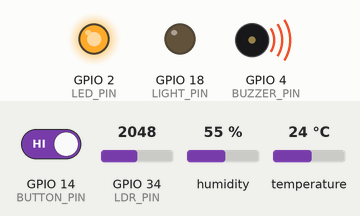
The sketch below on a simulated ESP32. Shown: output pins drawn as LEDs (lit = HIGH), buzzer (waves = sounding). Inputs (shaded band) come from the test bench; at power-on: GPIO 14 (BUTTON_PIN) HIGH, GPIO 34 (LDR_PIN) = 2048, humidity 55 %, temperature 24 °C. WiFi joins after 1.5 s; servers stay silent unless stated; uploads are accepted with an empty reply; random numbers use the default seed unless the sketch sets one; no MQTT or app messages arrive unless stated; what the sketch prints to the serial monitor is not drawn.

Above: at 2.7 s.
2.8 s: GPIO 14 (BUTTON_PIN) driven LOW
At 12.7 s:
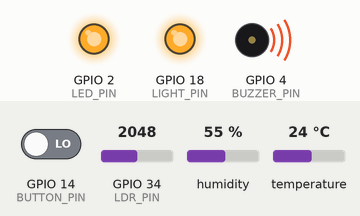
13.2 s: GPIO 14 (BUTTON_PIN) driven HIGH
At 22.1 s:
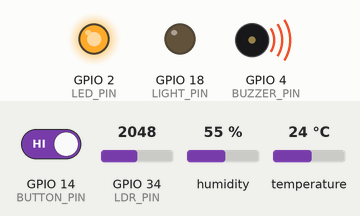
Timing chart, 0 to 23.6 s (numbered marks = the images above; inputs shaded):
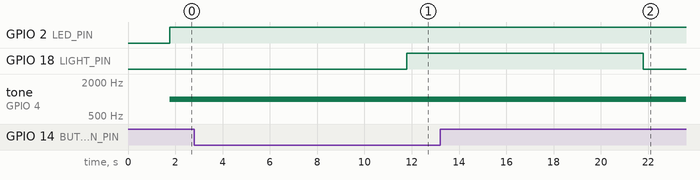

The sketch:

ArduinoCode.ino
```cpp
#include <WiFi.h>
#include <WiFiClientSecure.h>
#include <PubSubClient.h>
#include <DHT.h>
#include <HTTPClient.h>

// ===== CẤU HÌNH CHÂN =====
#define DHTPIN      15
#define DHTTYPE     DHT22
#define BUTTON_PIN  14      // Nút mô phỏng cửa
#define LED_PIN     2       // LED cảnh báo
#define BUZZER_PIN  4       // Buzzer cảnh báo
#define LDR_PIN 34
#define LIGHT_PIN 18

DHT dht(DHTPIN, DHTTYPE);

// ===== CẤU HÌNH WIFI & MQTT =====
const char* ssid        = "Wokwi-GUEST";
const char* password    = "";
const char* mqtt_server = "q283121a.ala.asia-southeast1.emqxsl.com";  // EMQX Serverless của bạn
const int   mqtt_port   = 8883;
const char* mqtt_user   = "admin";   // Điền từ EMQX Dashboard
const char* mqtt_pass   = "123";   // Điền từ EMQX Dashboard

// ===== TOPIC =====
const char* topic_data    = "esp8266/dht11";
const char* topic_alert   = "kholanh_alerts";

WiFiClientSecure espClient;
PubSubClient client(espClient);

// ===== BIẾN LOGIC =====
unsigned long doorOpenStart = 0;       // Thời điểm bắt đầu mở cửa
bool doorOpen = false;
bool alertSent = false;                 // Tránh gửi cảnh báo liên tục
bool tempAlertSent = false;             // Tránh gửi cảnh báo nhiệt độ liên tục
const unsigned long DOOR_THRESHOLD_MS = 180000;  // 3 phút = 180000ms (demo có thể giảm còn 30000)
const float TEMP_THRESHOLD = -15.0;     // Ngưỡng nhiệt độ an toàn cho kho đông

// ===== CLOUDFLARE TUNNEL (NODE.JS FIREBASE PUSH SERVER) =====
// Dán link https://xxxx.trycloudflare.com (in ra khi chạy "npm start" ở server) vào đây:
const char* server_tunnel_url = "https://hunt-trout-vbulletin-inquiries.trycloudflare.com";

void sendPushNotification(String alertType, float temperature, unsigned long durationSec) {
  if (WiFi.status() != WL_CONNECTED) return;
  if (strlen(server_tunnel_url) == 0 || String(server_tunnel_url).indexOf("trycloudflare.com") == -1) {
    Serial.println("[Push] Chua cau hinh link server_tunnel_url, bo qua goi HTTP POST.");
    return;
  }

  WiFiClientSecure secureClient;
  secureClient.setInsecure(); // Wokwi bo qua xac thuc chung chi SSL

  HTTPClient http;
  String apiUrl = String(server_tunnel_url) + "/api/notify/alert";

  Serial.print("[Push] Dang goi API FCM qua Cloudflare Tunnel: ");
  Serial.println(apiUrl);

  if (http.begin(secureClient, apiUrl)) {
    http.addHeader("Content-Type", "application/json");
    String payload = "{\"type\":\"" + alertType + "\",\"temperature\":" + String(temperature, 1) + ",\"doorDurationSec\":" + String(durationSec) + "}";
    int httpResponseCode = http.POST(payload);
    Serial.print(">>> [Push FCM HTTP Status]: ");
    Serial.println(httpResponseCode);
    http.end();
  }
}

void setup_wifi() {
  Serial.println("Dang ket noi WiFi...");

  WiFi.mode(WIFI_STA);

  // Wokwi-GUEST su dung kenh 6
  WiFi.begin(ssid, password, 6);

  int count = 0;

  while (WiFi.status() != WL_CONNECTED && count < 30) {
    delay(500);
    Serial.print(".");
    count++;
  }

  if (WiFi.status() == WL_CONNECTED) {
    Serial.println("\nWiFi ket noi thanh cong!");
    Serial.print("IP: ");
    Serial.println(WiFi.localIP());
  } else {
    Serial.println("\nKhong the ket noi WiFi!");
  }
}

void reconnect() {
  while (!client.connected()) {
    String clientId = "ESP32-KhoLanh-";
    clientId += String(esp_random(), HEX);
    Serial.print("MQTT connecting...");
    if (client.connect(clientId.c_str(), mqtt_user, mqtt_pass)) {
      Serial.println(" OK");
    } else {
      Serial.print(" fail rc=");
      Serial.println(client.state());
      delay(5000);
    }
  }
}

void setup() {
  Serial.begin(115200);
  pinMode(BUTTON_PIN, INPUT_PULLUP);
  pinMode(LED_PIN, OUTPUT);
  pinMode(BUZZER_PIN, OUTPUT);
  digitalWrite(LED_PIN, LOW);
  noTone(BUZZER_PIN);

  dht.begin();
  setup_wifi();

  espClient.setInsecure();
  client.setServer(mqtt_server, mqtt_port);

  pinMode(LDR_PIN, INPUT);
  pinMode(LIGHT_PIN, OUTPUT);
  digitalWrite(LIGHT_PIN, LOW);
}

void loop() {
  if (!client.connected()) reconnect();
  client.loop();

  // ===== ĐỌC CẢM BIẾN ÁNH SÁNG =====
  int lightValue = analogRead(LDR_PIN);

  Serial.print("Cuong do anh sang: ");
  Serial.println(lightValue);

  // ===== ĐIỀU KHIỂN ĐÈN KHO LẠNH =====
  if (doorOpen) {
    digitalWrite(LIGHT_PIN, HIGH);
    Serial.println("DEN KHO: BAT");
  }
  else {
    digitalWrite(LIGHT_PIN, LOW);
    Serial.println("DEN KHO: TAT");
  }

  // ===== ĐỌC CẢM BIẾN =====
  float temp = dht.readTemperature();
  float hum  = dht.readHumidity();
  if (isnan(temp) || isnan(hum)) {
    Serial.println("DHT read failed");
    delay(2000);
    return;
  }

  // ===== XỬ LÝ CỬA MỞ =====
  bool buttonPressed = (digitalRead(BUTTON_PIN) == LOW);  // Nhấn = cửa mở

  if (buttonPressed && !doorOpen) {
    // Cửa vừa mở
    doorOpen = true;
    doorOpenStart = millis();
    alertSent = false;
    Serial.println(">>> Cửa MỞ");
  }
  else if (!buttonPressed && doorOpen) {
    // Cửa vừa đóng
    doorOpen = false;
    Serial.println(">>> Cửa ĐÓNG");
  }

  // ===== TÍNH THỜI GIAN PHƠI NHIỄM =====
  unsigned long exposureMs = 0;
  if (doorOpen) {
    exposureMs = millis() - doorOpenStart;

    // Gửi cảnh báo nếu cửa mở quá lâu VÀ chưa gửi
    if (exposureMs > DOOR_THRESHOLD_MS && !alertSent) {
      String alertPayload = "{\"alert\":\"cua_mo_qua_lau\",\"duration_ms\":"
                            + String(exposureMs) + "}";
      client.publish(topic_alert, alertPayload.c_str());
      Serial.println("!!! CẢNH BÁO: Cửa mở quá lâu");
      alertSent = true;

      // Gửi Push Notification qua Cloudflare Tunnel tới App
      sendPushNotification("door_timeout", temp, exposureMs / 1000);
    }
  }

  // ===== CẢNH BÁO TẠI CHỖ (LED + BUZZER) & PUSH NOTIFICATION =====
  bool tempCritical = (temp > TEMP_THRESHOLD);
  if (tempCritical) {
    if (!tempAlertSent) {
      Serial.println("!!! CẢNH BÁO: Nhiệt độ vượt ngưỡng");
      sendPushNotification("temp_critical", temp, 0);
      tempAlertSent = true;
    }
  } else {
    tempAlertSent = false;
  }

  if (tempCritical || (doorOpen && exposureMs > DOOR_THRESHOLD_MS)) {
    digitalWrite(LED_PIN, HIGH);
    tone(BUZZER_PIN, 1000);   // Kêu liên tục
  } else {
    digitalWrite(LED_PIN, LOW);
    noTone(BUZZER_PIN);
  }

  // ===== PUBLISH DỮ LIỆU =====
  String payload = "{\"temperature\":" + String(temp, 2)
                 + ",\"humidity\":" + String(hum, 1)
                 + ",\"door_open\":" + (doorOpen ? "true" : "false")
                 + ",\"exposure_sec\":" + String(exposureMs / 1000) + "}";

  client.publish(topic_data, payload.c_str());
  Serial.println("Sent: " + payload);

  delay(5000);
}
```

Measured:
- after the input at 2.8 s, GPIO 18 (LIGHT_PIN): LOW → HIGH after 9.0 s
- after the input at 13.2 s, GPIO 18 (LIGHT_PIN): HIGH → LOW after 8.6 s
